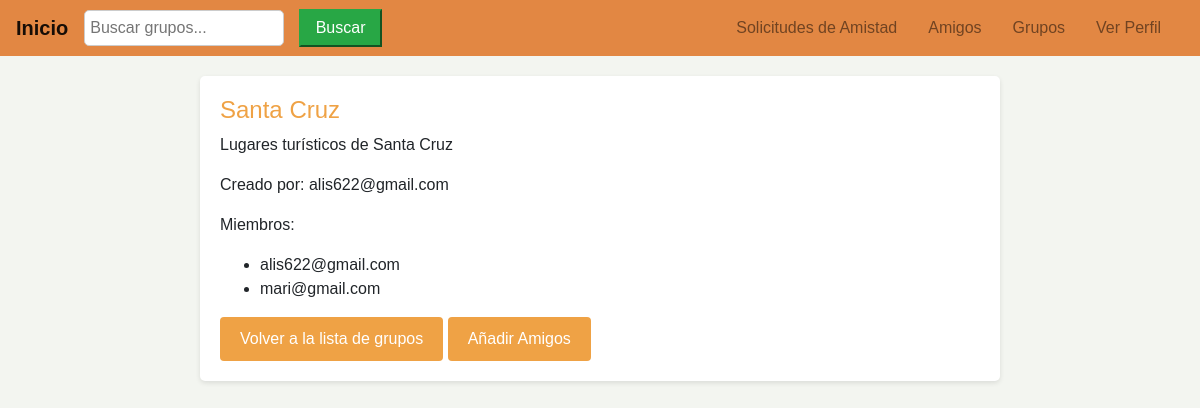
/inicio/grupos/1/, run on an earlier commit of the app's database.
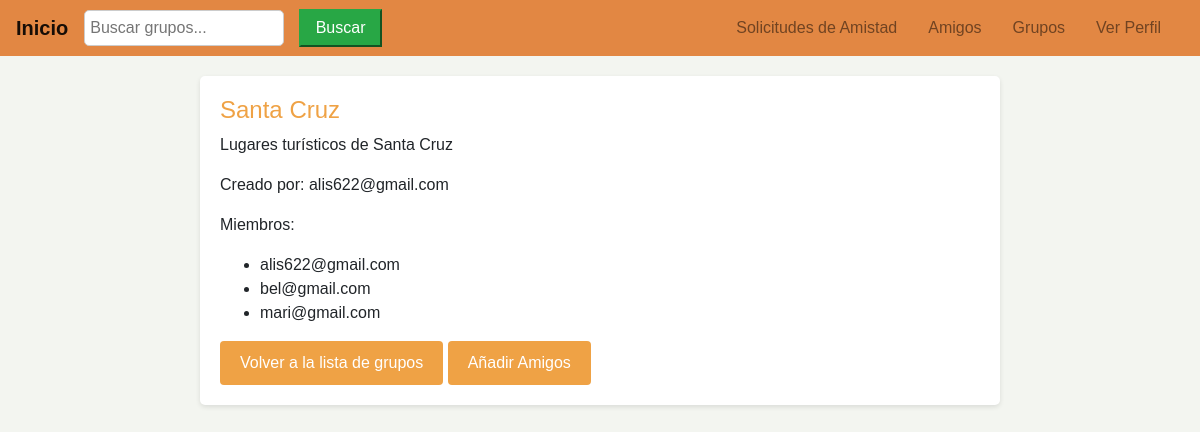
And on a later commit of the database.
### inicio/models.py (models this page shows)
class Usuario(AbstractBaseUser, PermissionsMixin):
    email = models.EmailField(unique=True)  # Email único para el usuario
    nombres = models.CharField(max_length=100)  # Nombres del usuario
    nombre_usuario = models.CharField(max_length=100, unique=True)  # Nombre de usuario único
    is_staff = models.BooleanField(default=False)  # Permite acceso al admin
    is_active = models.BooleanField(default=True)  # Marca si el usuario está activo
    last_login = models.DateTimeField(null=True, blank=True)  # Fecha del último inicio de sesión
    groups = models.ManyToManyField(
        'auth.Group',
        related_name='%(class)s_set',  # `related_name` único para este modelo
        blank=True,
        help_text='The groups this user belongs to.',
        verbose_name='groups'
    )
    user_permissions = models.ManyToManyField(
        'auth.Permission',
        related_name='%(class)s_permissions',  # `related_name` único para este modelo
        blank=True,
        help_text='Specific permissions for this user.',
        verbose_name='user permissions'
    )
    objects = UsuarioManager()  # Asigna el manager personalizado
    USERNAME_FIELD = 'email'  # Campo utilizado para el inicio de sesión
    REQUIRED_FIELDS = ['nombres', 'nombre_usuario']  # Campos requeridos al crear un superusuario
    def __str__(self):
        return self.email  # Representación del objeto en forma de string

### inicio/views.py (the view)
# urls.py: path('grupos/<int:grupo_id>/', views.detalle_grupo, name='detalle_grupo'),
def detalle_grupo(request, grupo_id):
    grupo = get_object_or_404(Grupo, id=grupo_id)
    amigos = Usuario.objects.exclude(grupos=grupo).exclude(id=request.user.id)  # Amigos que no son miembros y que no son el usuario actual
    if request.method == 'POST':
        amigos_ids = request.POST.getlist('amigos')
        grupo.miembros.add(*amigos_ids)  # Añadir amigos al grupo
        return redirect('detalle_grupo', grupo_id=grupo.id)
    return render(request, 'grupos/detalle_grupo.html', {'grupo': grupo, 'amigos': amigos})

### inicio/templates/grupos/detalle_grupo.html (shortened to what this page needs)
{% extends 'base.html' %}
{% load static %}
{% block content %}
{% block extra_css %}
  <link rel="stylesheet" href="{% static 'css/grupos.css' %}">
<div class="group-container">
<div class="group-info">
<h1>{{ grupo.nombre }}</h1>
<p>{{ grupo.descripcion }}</p>
<p>Creado por: {{ grupo.creador }}</p>
<p>Miembros:</p>
<ul>
    {% for miembro in grupo.miembros.all %}
        <li>{{ miembro }}</li>
    {% empty %}
        <li>No hay miembros en este grupo.</li>
    {% endfor %}
</ul>
<a href="{% url 'grupos_usuario' %}" class="btn btn-secondary">Volver a la lista de grupos</a>
<button type="button" class="btn btn-primary" data-bs-toggle="modal" data-bs-target="#addFriendsModal">
    Añadir Amigos
</button>
</div>
</div>
{% endblock %}
{% endblock %}

What changed in the data, as far as the page shows it:
now on this page (row edited): Usuario: email "bel@gmail.com"
